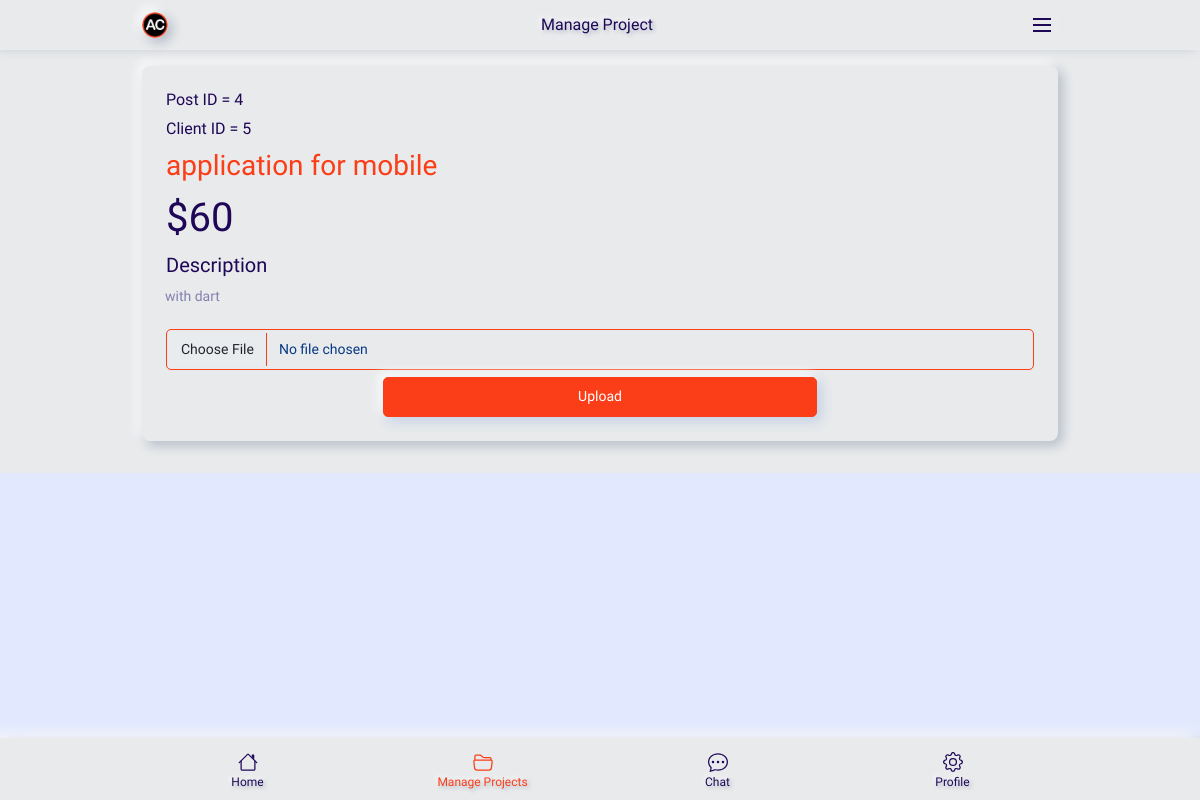
The page /manageProjectsFree.php (signed in) on the database as committed earlier.
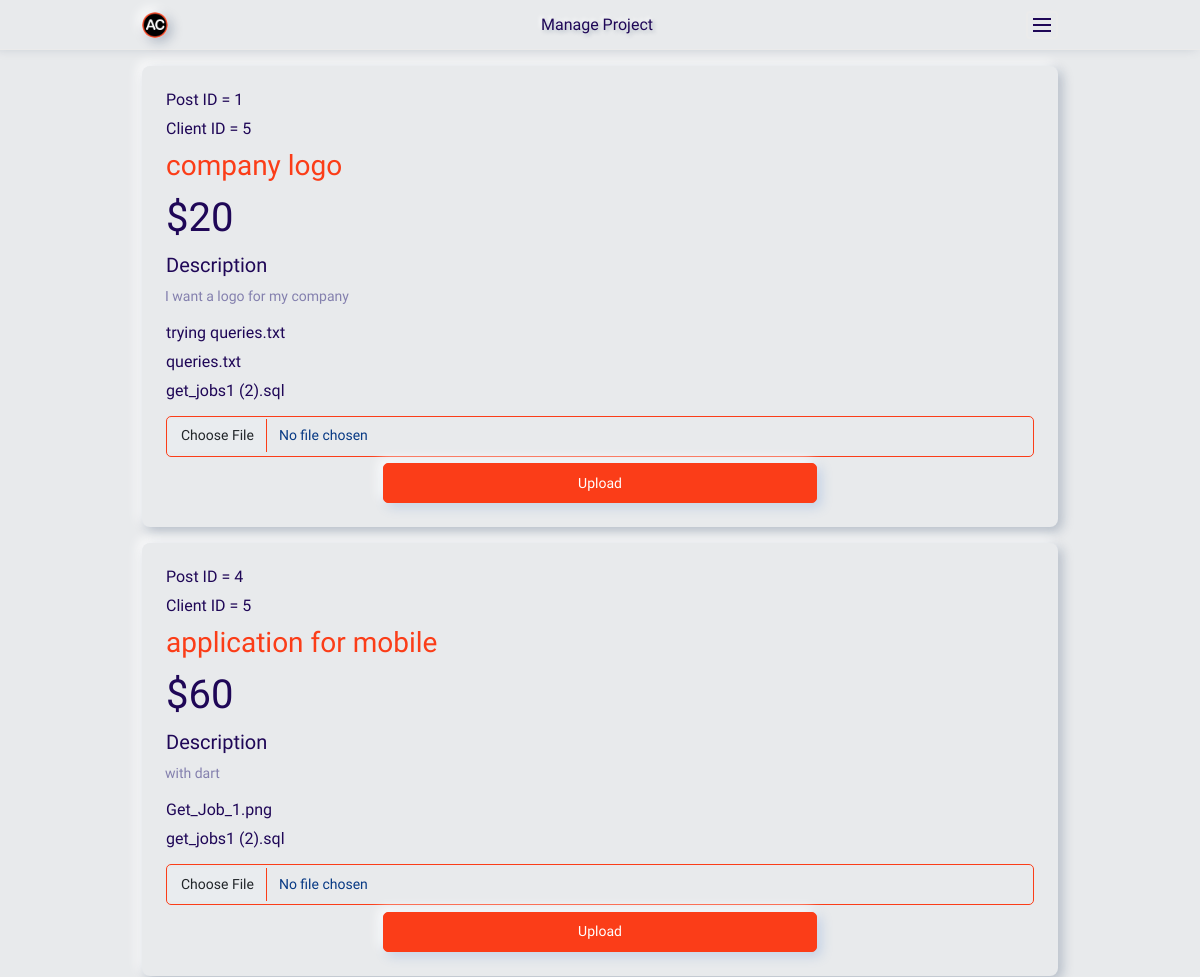
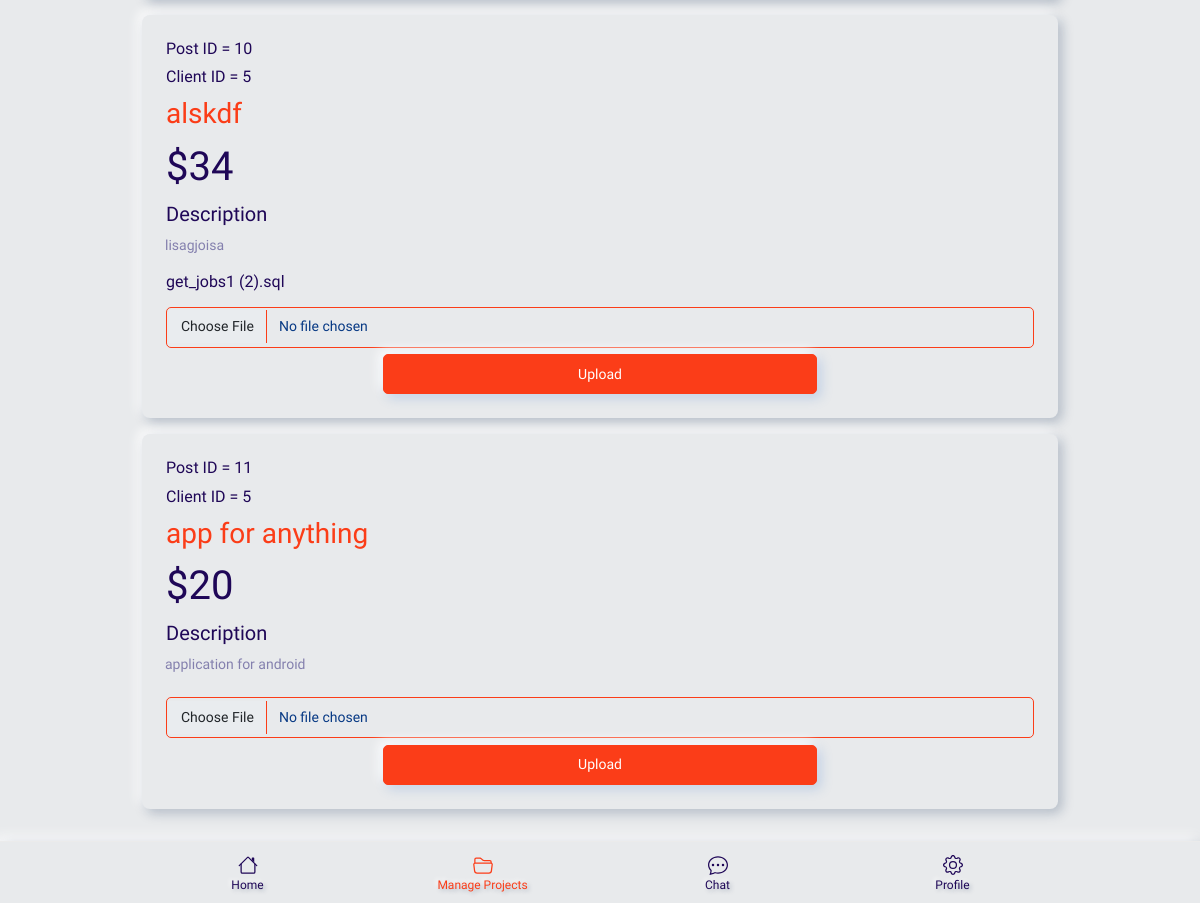
The same page on the database as committed later (2 pictures, top to bottom).
### tables this page shows
CREATE TABLE `post` (
  `id` int(11) NOT NULL,
  `client_id` int(11) NOT NULL,
  `freelancer_id` int(11) DEFAULT NULL,
  `company_id` int(11) DEFAULT NULL,
  `title` varchar(255) NOT NULL,
  `description` text NOT NULL,
  `cost` int(11) NOT NULL,
  `category` varchar(255) NOT NULL,
  `status` varchar(255) NOT NULL,
  `paid_status` tinyint(1) NOT NULL DEFAULT 0,
  `start_date` datetime NOT NULL,
  `skills` varchar(255) NOT NULL
);

CREATE TABLE `files` (
  `id` int(11) NOT NULL,
  `name` varchar(255) NOT NULL,
  `storage_name` varchar(255) NOT NULL,
  `post_id` int(11) NOT NULL,
  `upload_date` datetime NOT NULL,
  `file_path` varchar(255) NOT NULL
);

### manageProjectsFree.php (the view, shortened to what this page needs)
<?php
require('connect.php');
if($_SESSION['group_id'] == 1){
    $stmt = $pdo->prepare('SELECT * FROM post WHERE freelancer_id = ?  AND paid_status = true');
    $stmt->execute([$_SESSION['id']]);
    $post = $stmt->fetchAll();
}
?>
<!DOCTYPE html>
<html lang="en">
<head>
    <link rel="stylesheet" href="css/bootstrap.min.css">
    <link rel="stylesheet" href="css/animate.css">
    <link rel="stylesheet" href="css/owl.carousel.min.css">
    <link rel="stylesheet" href="css/font-awesome.min.css">
    <link rel="stylesheet" href="css/bootstrap-icons.css">
    <link rel="stylesheet" href="css/magnific-popup.css">
    <link rel="stylesheet" href="css/ion.rangeSlider.min.css">
    <link rel="stylesheet" href="css/dataTables.bootstrap4.min.css">
    <link rel="stylesheet" href="css/apexcharts.css">
    <link rel="stylesheet" href="style.css">
</head>
<body>
    <div class="header-area" id="headerArea">
        <div class="container">
            <div class="header-content header-style-five position-relative d-flex align-items-center justify-content-between">
                <div class="logo-wrapper">
                    <a href="login.php"><img src="img/icons/ACoding.png" alt=""></a>
                </div>
                <div class="page-heading">
                    <h6 class="mb-0">Manage Project</h6>
                </div>
                <div class="navbar--toggler" id="affanNavbarToggler"><span class="d-block"></span><span class="d-block"></span><span class="d-block"></span></div>
            </div>
        </div>
    </div>
    <div class="page-content-wrapper py-3">
        <div class="container">
            <?php
                foreach($post as $row)
                {
            ?>
            <div class="card product-details-card mb-3 direction-rtl">
                <div class="card-body">
                    <h6> Post ID = <?php echo $row['id'];?></h6>
                    <h6> Client ID = <?php echo $row['client_id'];?></h6>
                    <h3><a href="postAndProposals.php?id=<?php echo $row['id']; ?>"> <?php echo $row['title'];?></a></h3>
                    <h1> $<?php echo $row['cost'];?> </h1>
                    <div class="input-group d-flex flex-column">
                        <h5>Description</h5>
                        <p><?php echo $row['description'];?></p>
                    </div>
                    <?php
                            $query = $pdo->prepare('SELECT files.id, storage_name FROM files, post WHERE post_id = ? && post_id = post.id');
                            $query->execute([$row['id']]);
                            while($fetch = $query->fetch()){
                        ?>
                        <div class="mar">
                            <h6><?php echo $fetch['storage_name']?></h6>
                        </div>
                        <?php } ?>
                    <form method="POST" action="uploadFiles.php?post_id=<?php echo $row['id']; ?>" enctype="multipart/form-data">
                        <div class="form-inline d-flex align-items-center flex-column justify-content-around">
                            <input type="file" class="form-control btn btn-primary w-10" name="file" required="required"/>
                            <button class="btn btn-primary w-50" name="upload"><span class="glyphicon glyphicon-upload"></span> Upload</button>
                        </div>
                    </form>
                </div>
            </div>
            <?php } ?>
        </div>
    </div>
    <div class="footer-nav-area" id="footerNav">
        <div class="container px-0">
            <div class="footer-nav position-relative">
                <ul class="h-100 d-flex align-items-center justify-content-between ps-0">
                    <li><a href="login.php"><span>Home</span></a></li>
                    <li class="active"><a href="manageProjectsFree.php"><span>Manage Projects</span></a></li>
                    <li><a href="conversation.php"><span>Chat</span></a></li>
                    <li><a href="profile.php?id=<?php echo $_SESSION['id'];?>"><span>Profile</span></a></li>
                </ul>
            </div>
        </div>
    </div>
</body>
</html>

Rows that differ between the two databases and show on the page:
now on this page (row edited): post: id "1", client "5", title "company logo", cost "20", description "I want a logo for my company"
added files: storage_name "trying queries.txt", shown under "1"
added files: storage_name "queries.txt", shown under "1"
added files: storage_name "get_jobs1 (2).sql", shown under "1"
added files: storage_name "Get_Job_1.png", shown under post "application for mobile"
added files: storage_name "get_jobs1 (2).sql", shown under post "application for mobile"
added post: id "10", client "5", title "alskdf", cost "34", description "lisagjoisa"
added files: storage_name "get_jobs1 (2).sql", shown under "10"
added post: id "11", client "5", title "app for anything", cost "20", description "application for android"
